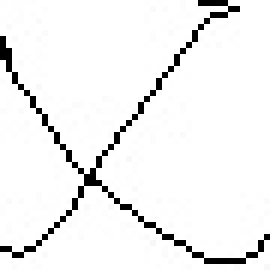
#> input picture data/operators/times/exp19190.jpg, 45 x 45 px (shown 6 times larger)
$ python -i classify_equations.py   (imports and definitions only)
#> lines starting #> are read from the running program, lines starting #| are printed output that depends on the picture; after the words box and inside, x2 and y2 are one past the last pixel; in counts of white or black regions, pixels touching at a corner belong together
#> further down, picture is the input picture: shape (45, 45); min 0, max 255, mean 240.7
import os
import cv2
import numpy as np
import pandas as pd
from scipy.spatial.distance import euclidean

# =============================================================================
# CONFIGURACIÓN DE RUTAS
# =============================================================================

eq_base_folder = "../../data/equations/processed/"
prototipos_csv = "classify_digits/promedios_por_digito.csv"
output_csv = "test_analysis/ecuaciones_clasificadas.csv"

# =============================================================================
# FUNCIONES PARA CLASIFICACIÓN DE OPERANDOS
# =============================================================================

# [22 lines left out: functions cargar_vectores_promedio, calcular_vector_tinta, clasificar_operando, not called in this run]

# =============================================================================
# FUNCIONES PARA CLASIFICACIÓN DE OPERADORES
# =============================================================================

def compute_projection_histogram(img, axis=0):
    return np.sum(img, axis=axis)

# [13 lines left out: function count_peaks, not called in this run]

def rotate_image_45(img):
    h, w = img.shape
#> h = 45; w = 45
    center = (w // 2, h // 2)
#> center = (22, 22)
    matrix = cv2.getRotationMatrix2D(center, 45, 1.0)
    cos, sin = np.abs(matrix[0, 0]), np.abs(matrix[0, 1])
#> cos = 0.707; sin = 0.707
    new_w, new_h = int(h * sin + w * cos), int(h * cos + w * sin)
#> new_w = 63; new_h = 63
    matrix[0, 2] += (new_w / 2) - center[0]
    matrix[1, 2] += (new_h / 2) - center[1]
    rotated = cv2.warpAffine(img, matrix, (new_w, new_h), borderValue=255)
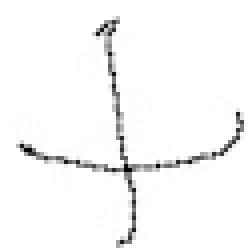
#> rotated: shape (63, 63) (shown 4 times larger); min 0, max 255, mean 247.7
    _, thresh = cv2.threshold(rotated, 250, 255, cv2.THRESH_BINARY_INV)
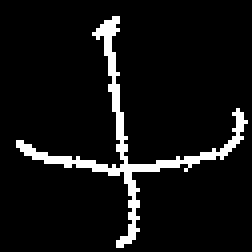
#> thresh: shape (63, 63) (shown 4 times larger); 7% white in thin lines or dots, all inside (x1, y1, x2, y2) = (4, 4, 62, 62)
    coords = cv2.findNonZero(thresh)
#> coords = contour of 278 points, box (x1, y1, x2, y2) (4, 4, 62, 62), area 166
    x, y, w, h = cv2.boundingRect(coords)
#> x = 4; y = 4; w = 58; h = 58
    return rotated[y:y+h, x:x+w]
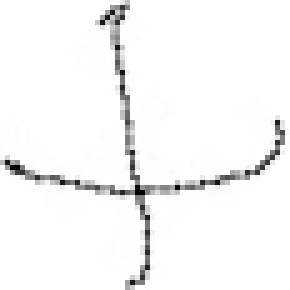
#> returned value: shape (58, 58) (shown 5 times larger); min 0, max 255, mean 246.4

# [108 lines left out: functions clasificar_operador, evaluar_operacion, procesar_todas_las_ecuaciones, not called in this run]

# =============================================================================
# EJECUCIÓN
# =============================================================================

# [2 lines not run here, left out]

>>> import cv2
>>> picture = cv2.imread('../../data/operators/times/exp19190.jpg', cv2.IMREAD_GRAYSCALE)
>>> result = rotate_image_45(picture)
